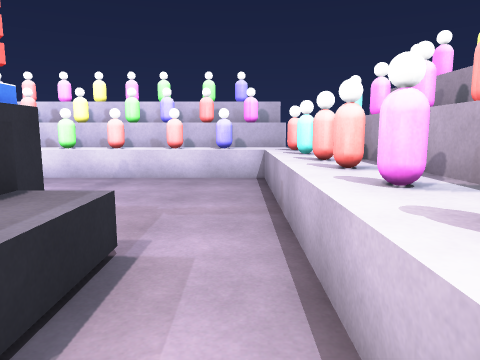
view 1 (above)

24 first-person views from a walk through a Unity game level. The camera is 1.3 m above the floor, tilts 8° down and sees 70° across. The floor is counted in squares, 1 m on a side. Each view is taken from the middle of a square. On the plan, view 1 faces up. The plan holds only what a view shows up to about 15 squares ahead; the rest is blank. The place goes on beyond the plan. The player is left out. Surface patterns are stand-ins for the level's own textures.

view 2
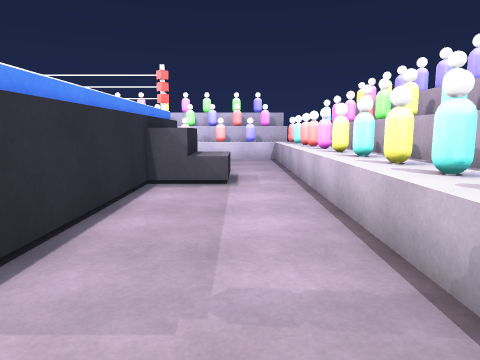

view 3
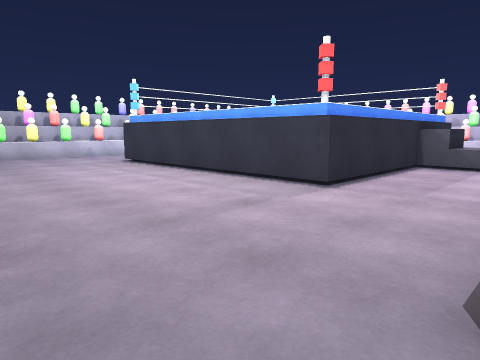

view 4
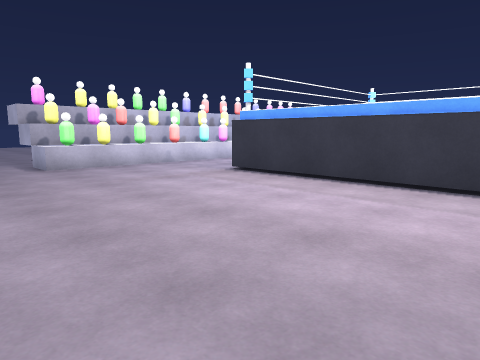

view 5
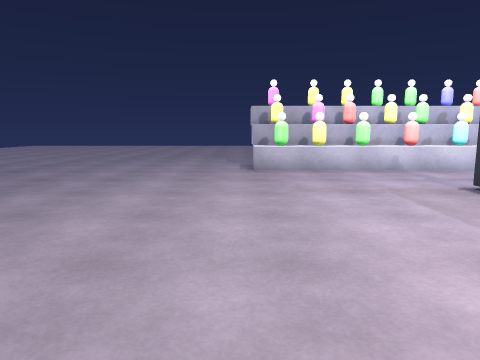

view 6
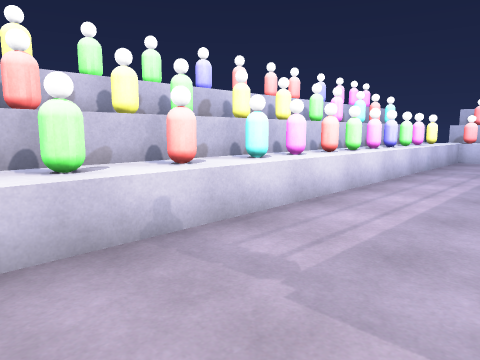

view 7
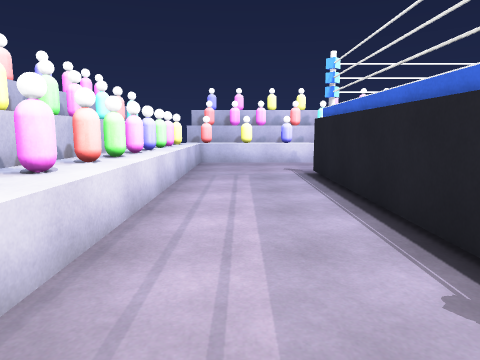

view 8
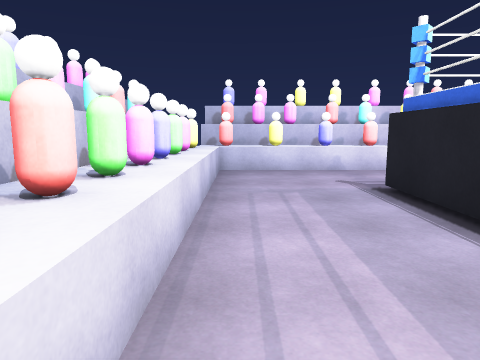

view 9
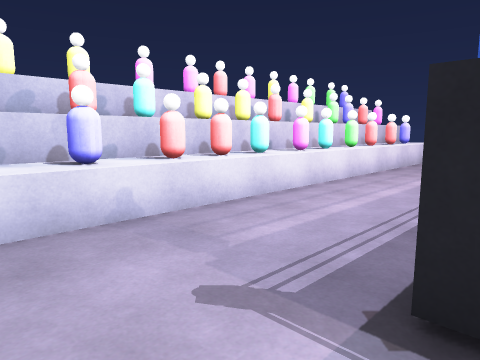

view 10
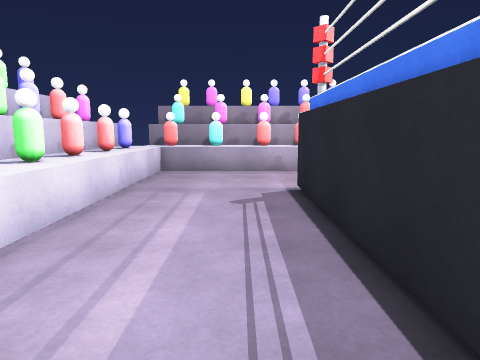

view 11
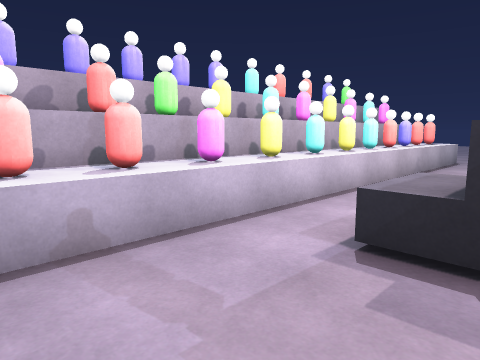

view 12
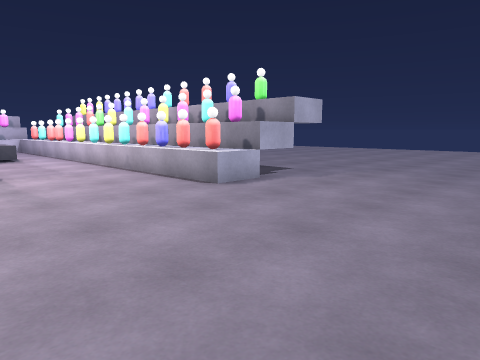

view 13
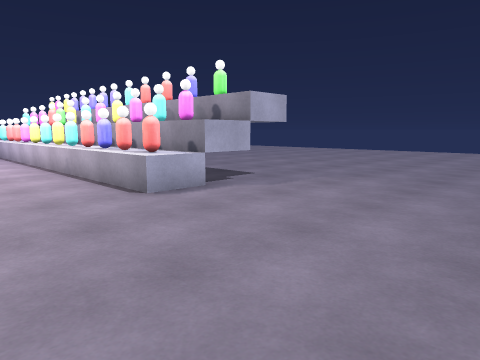

view 14
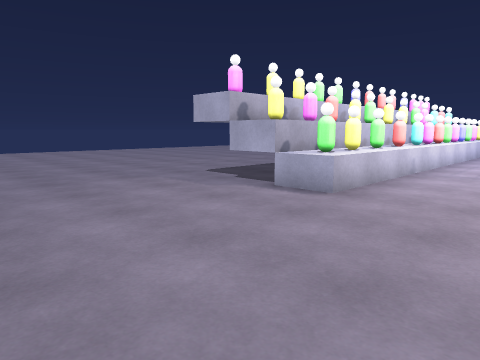

view 15
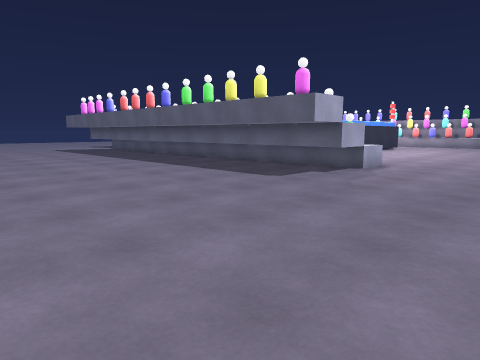

view 16
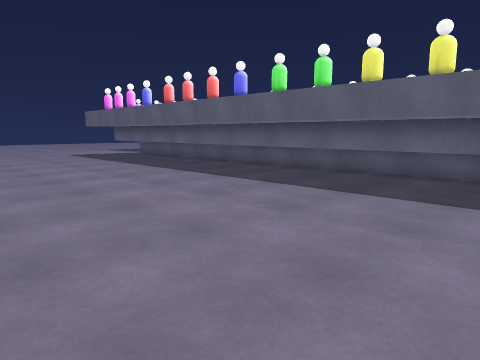

view 17
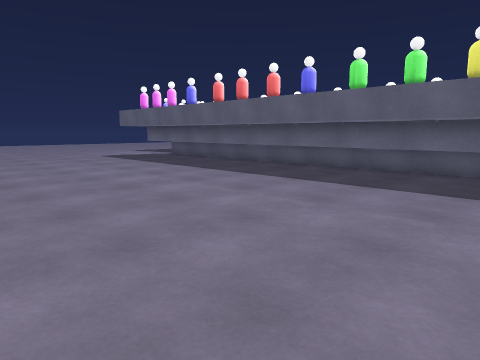

view 18
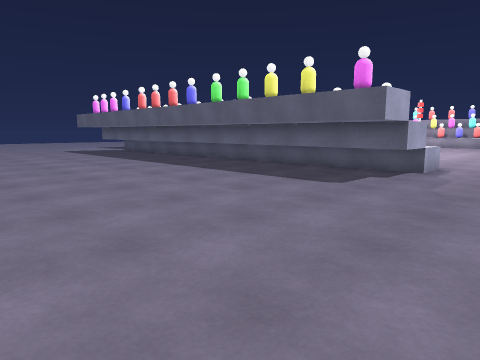

view 19
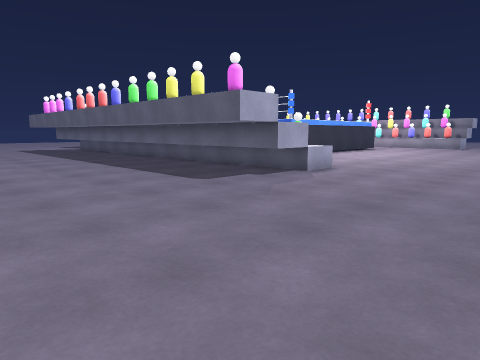

view 20
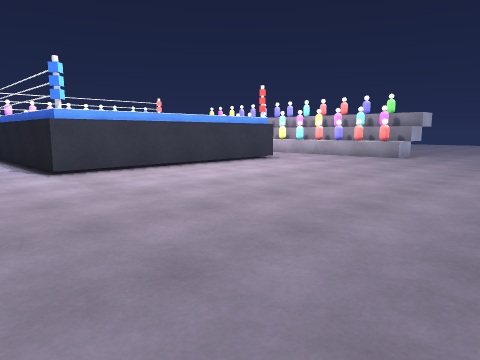

view 21
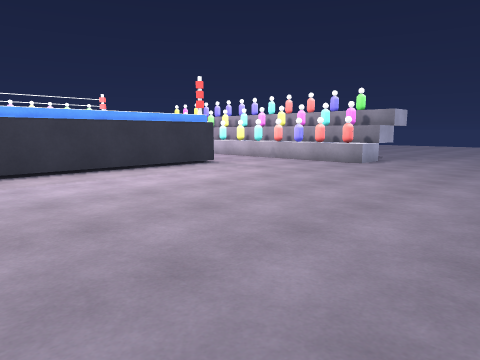

view 22
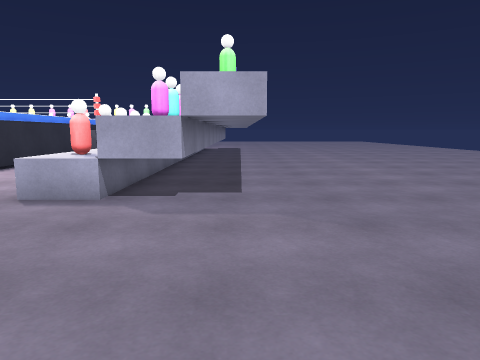

view 23
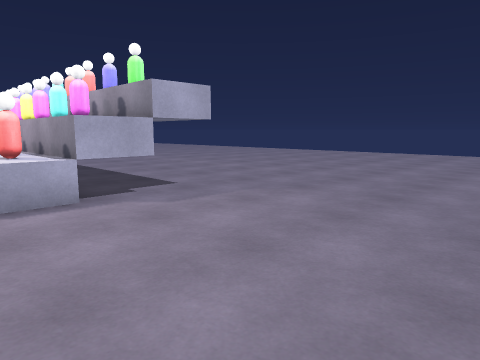

view 24
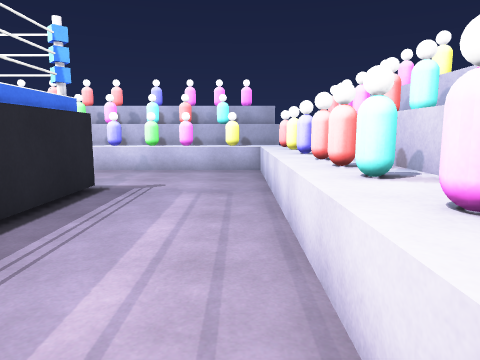

### Floor plan
Key: @ floor where view 1 was taken; # wall or solid block; . floor; ^ raised ledge; T thing the floor can be seen under or through; O other object.
Columns run from 31 left of view 1 to 10 right of it. Each row starts with its distance up from view 1.
 11              ^^^^^^^^^^^^^^^^^^^^
 10    ..     # ^OOO^O^OOO^OO^OO^OOOO^O#
  9    ...    # OO..................O^O#
  8    ....   #O^^..................O^O#
  7    .....  #OOO..................^^ #
  6   .......## OO....##########....O^##
  5   .......##O^O...##        ##...O^ #
  4   .......##OOO...#          #...^^O#O
  3   .......##OOO...#          OOO.O^O#O
  2   .......###OO...#          OOO.O^O#
  1  ........###OO...#          O...O^##
  0  ........###^^...#          #..@O^##
 -1  ........###OO...#          #...O^ # .....
 -2  ........## OO...#          #...O^O##.....
 -3  ........O#O^^...#          #...O^O# .....
 -4 .........O#OOO...##        ##...O^ # .....
 -5 .........###^O....#^^^^^^^^#....^^OT .....
 -6  ........T#OOO..................O^OT .....
 -7 .........TTOOO..................O^ T .....
 -8  ........TTO^O..................O^TTT.....
 -9  ........TTOOO..................^^TTT.....
-10 ..........................................
-11 ..........................................
-12 ..........................................
-13 ..........................................
-14  .........................................
-15 . ......................................
-16   . ..    ......... ..    . .... .. .

Where each view was taken, in squares from view 1:
view 1: 0 up, 0 right, facing up
view 2: 7 down, 1 left, facing up
view 3: 12 down, 1 right, facing up-left
view 4: 13 down, 5 left, facing up-left
view 5: 10 down, 6 left, facing left
view 6: 7 down, 14 left, facing up-left
view 7: 5 down, 16 left, facing up
view 8: 2 down, 17 left, facing up
view 9: 5 up, 16 left, facing up-right
view 10: 7 up, 11 left, facing right
view 11: 7 up, 3 left, facing down-right
view 12: 16 down, 5 left, facing up-right
view 13: 16 down, 3 left, facing up-right
view 14: 16 down, 14 left, facing up-left
view 15: 15 down, 31 left, facing up-right
view 16: 9 down, 30 left, facing up-right
view 17: 7 down, 31 left, facing up-right
view 18: 13 down, 31 left, facing up-right
view 19: 16 down, 29 left, facing up-right
view 20: 16 down, 17 left, facing up-right
view 21: 16 down, 13 left, facing up-right
view 22: 16 down, 5 right, facing up
view 23: 16 down, 0 right, facing up-right
view 24: 9 up, 6 left, facing left
